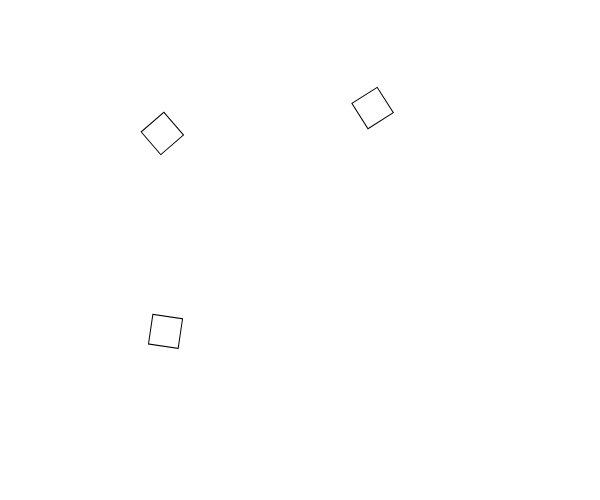
Frame 1 (no input)
Frame 60 (no input): identical to frame 1, image omitted
Frame 120 (the mouse pressed at the canvas centre since frame 60): identical to frame 1, image omitted

The p5.js sketch that drew this single still picture (run headless with seeded random() and noise() and a simulated clock; from frame 60 on, the mouse is pressed at the canvas centre):

// p5.js sketch
// ── sketch.js
function setup(){
    
    createCanvas(600,500);
    background(255);
}

function draw(){
    
    background(255);
    //var rot2 = map(mouseX,0,width,0,PI);
    //var rot3 = map(mouseX,0,width,0,0.5*PI);
    
    for(var i = 1; i < 4; i++){
        
        var rot = i*4;
        
        push();
        translate(200,200);
        rotate(rot);
        rect(i*60,0,30,30);
        pop();
        
    }
    /*
    push();
    translate(width*(1/3),height/2);
    
    rotate(rot1);
    rect(0,0,40,40);
    pop();

    
    push();
    translate(width/2,height/2);
    
    rotate(rot1);
    rect(0,0,40,40);
    pop();
    
    
    push();
    translate(width*(2/3),height/2);
    
    rotate(rot1);
    rect(0,0,40,40);
    pop();
    */
    
}
